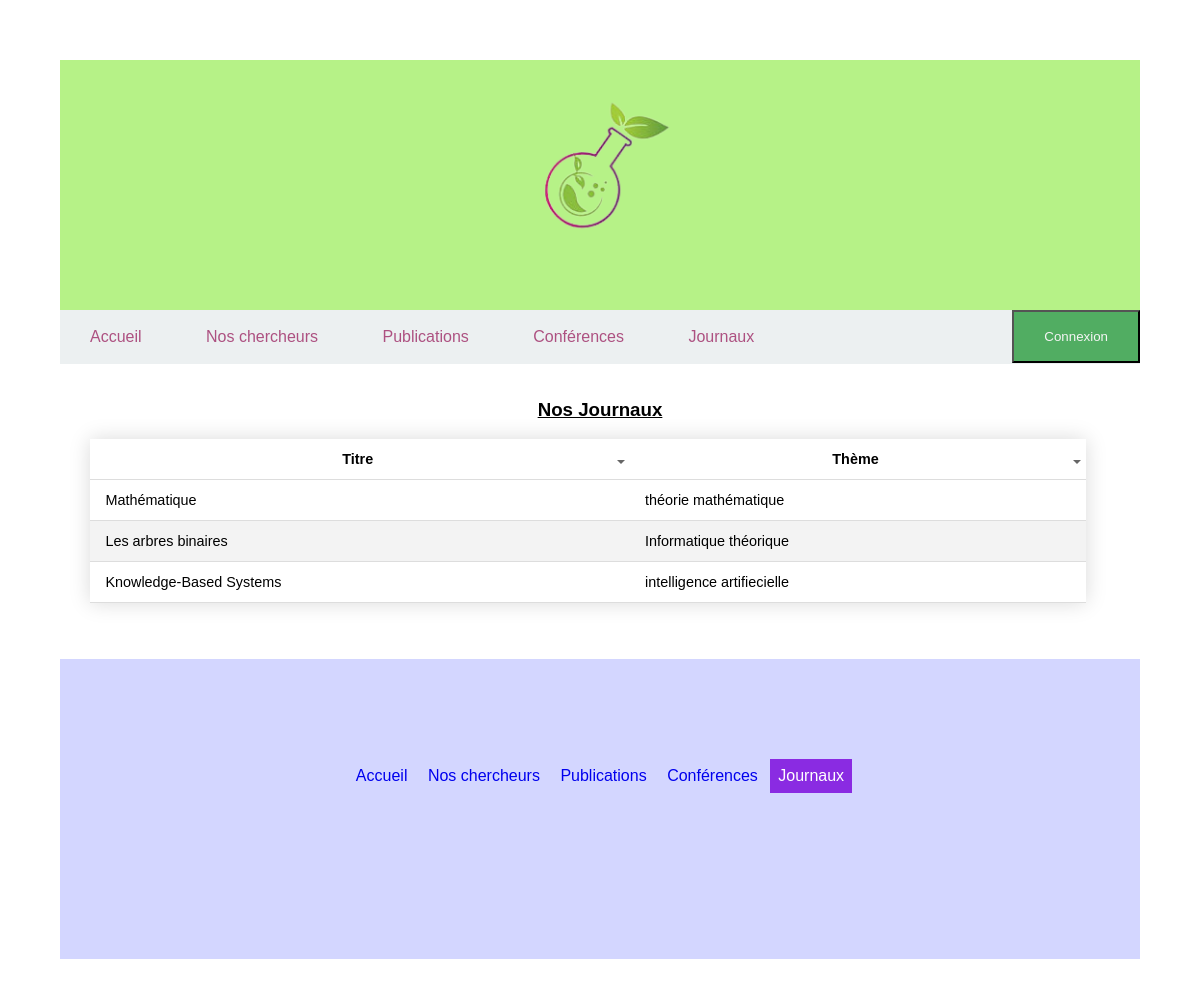
Page /journaux.php on the committed database.
### tables this page shows
CREATE TABLE image(
	id INT NOT NULL AUTO_INCREMENT,
	url TEXT NOT NULL,
	PRIMARY KEY(id)
);

CREATE TABLE journaux (
	titre VARCHAR(200) NOT NULL,
	isbn BIGINT NOT NULL,
	editeur VARCHAR(200) NOT NULL,
	theme VARCHAR(200) NOT NULL,
    PRIMARY KEY(isbn)
);

### session.php (called while the page is built, shortened)
<?php
function is_logged(): bool{
    return false;
}
?>

### journaux.php (the view, shortened to what this page needs)
<?php
	require './session.php';
	require("php/connectDB.php");
	$sql = "SELECT * FROM journaux;";
	$stmt = $pdo->query($sql);
?>
<!DOCTYPE html>
<html lang="fr">
	<head>
		<link rel="stylesheet" href= "css/style.css" >
	</head>
	<body>
		<?php
			require 'php/logo.php';
			require 'php/navbar.php'
		?>
		<div class ="boite">
			<h3>Nos Journaux</h3>
			<table>
				<?php if(!is_logged()){?>
						<thead>
							<tbody>
								<tr>
									<th class="sort-by"> Titre  </th>
									<th class="sort-by"> Thème </th>
								</tr>
							</tbody>
						</thead>
				<?php };?>
				<?php if(!is_logged()){?>
					<tbody>
						<?php while($row = $stmt->fetch(PDO::FETCH_ASSOC)) : ?>
							<tr>
								<td><?php $val1 = htmlspecialchars($row['titre']); echo $val1; ?></td>
								<td><?php $val2 = htmlspecialchars($row['theme']); echo $val2; ?></td>
							</tr>
						<?php endwhile; ?>
					</tbody>
				<?php };?>
			</table>
		</div>
		<br>
		<?php
			require 'php/footer.php'
		?>
	</body>
</html>

### php/logo.php
<?php
	require 'php/connectDB.php';
	$logo = "SELECT url FROM image WHERE id = 1;";
	$stmt_logo = $pdo->query($logo);
	$requete_logo = $stmt_logo->fetch(PDO::FETCH_ASSOC);
?>
<div class = "fondlogo"> <img class = "logo" src="<?php echo htmlspecialchars($requete_logo['url']); ?>" alt = "logo" > </div>

### css/style.css (style rules this page uses)
body { font-family: Verdana, sans-serif; margin: 5%; background-image: url(../images/background.png); }
.logo { height: 150px; display: block; margin-left: auto; margin-right: auto; padding-top: 30px; }
.fondlogo { background-color: #b6f287; height: 250px; }
h3 { text-align: center; text-decoration: underline; }
td,th { padding: 12px 15px; }
thead { color: black; }
table { width: 95%; border-collapse: collapse; margin-left:1em; box-shadow: 0 0 20px rgba(0, 0, 0, 0.15); font-size: 0.9em; }
table tbody tr { border-bottom: 1px solid #dddddd; }
table tbody tr:nth-of-type(even) { background-color: #f3f3f3; }
.boite { padding: 1em; background-color: white; }
th.sort-by { padding-right: 20px; position: relative; }
th.sort-by:after { border: 4px solid transparent; content: ""; display: block; height: 0; right: 5px; top: 50%; position: absolute; width: 0; border-top-color: #666; margin-top: 1px; }

### rows in the picture
image: url (picture)
journaux: titre "Mathématique", theme "théorie mathématique"
journaux: titre "Les arbres binaires", theme "Informatique théorique"
journaux: titre "Knowledge-Based Systems", theme "intelligence artifiecielle"
